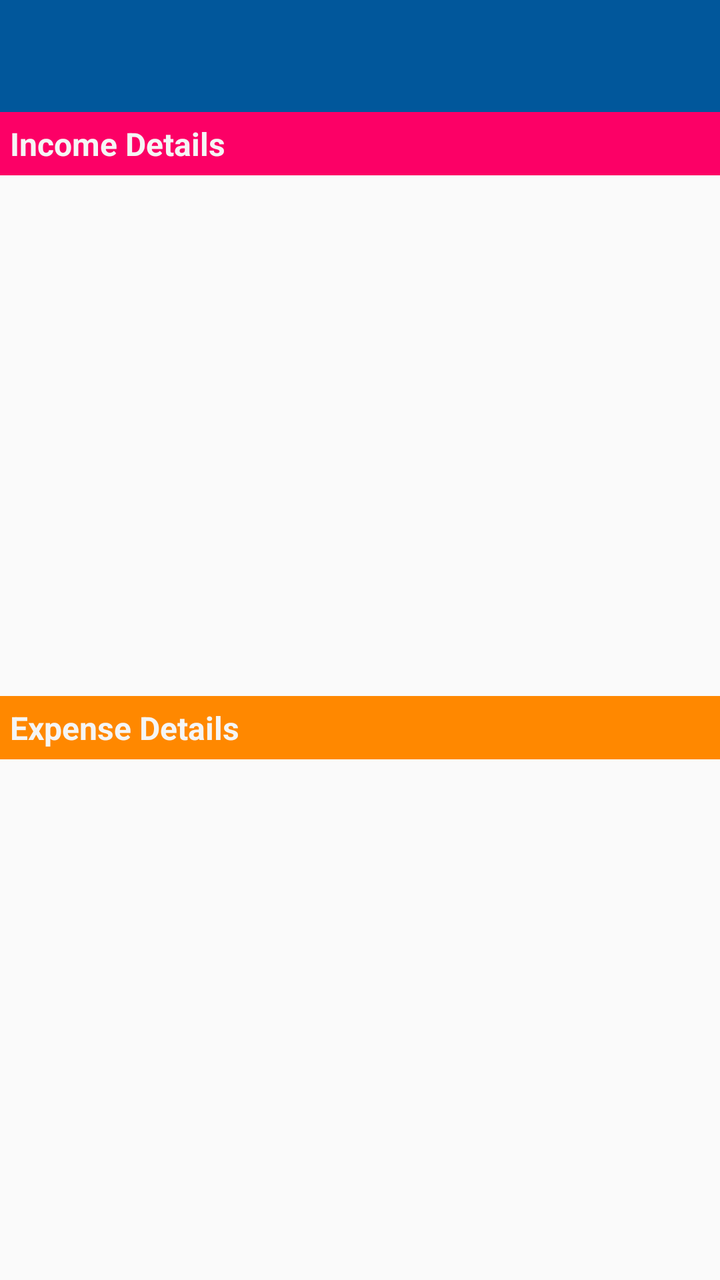
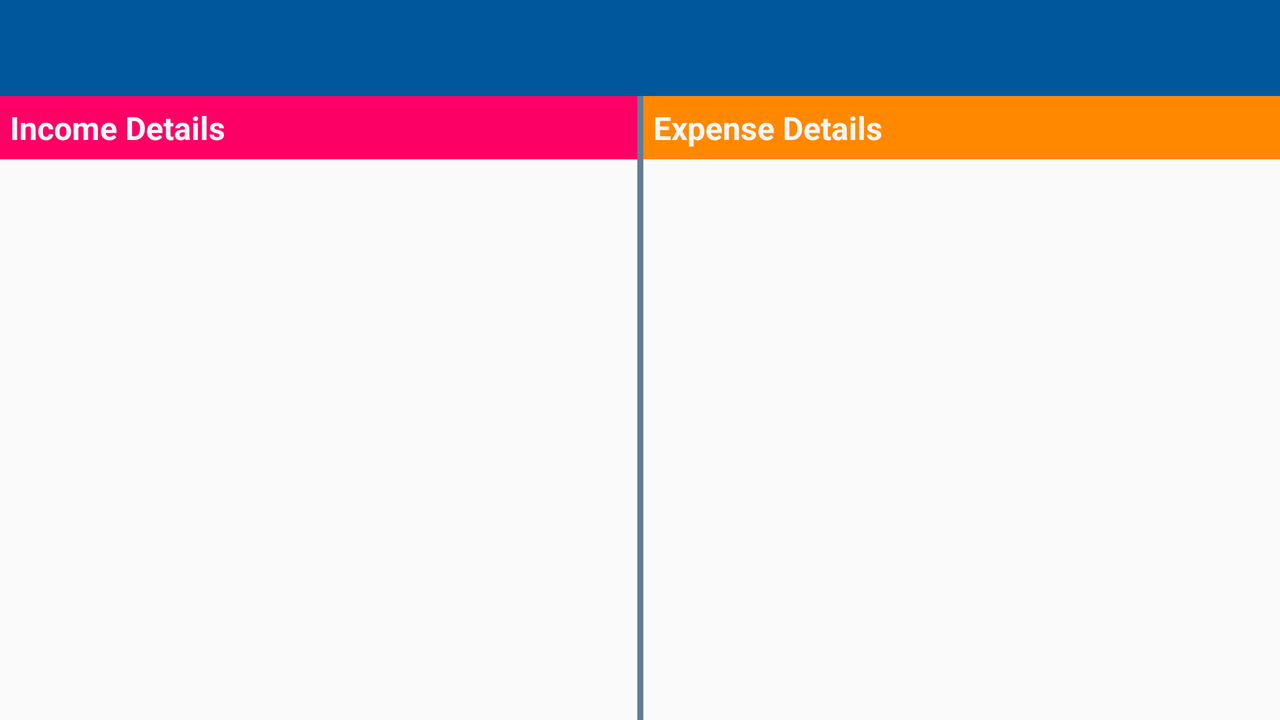

Compare how this app lays out the same screen by default and in its alternative resource folder. The renders come first, then the two layout files and the values they reference.
<!-- AndroidManifest.xml: application theme AppTheme -->
<!-- res/layout/activity_report.xml -->
<?xml version="1.0" encoding="utf-8"?>
<LinearLayout xmlns:android="http://schemas.android.com/apk/res/android"
    xmlns:app="http://schemas.android.com/apk/res-auto"
    xmlns:tools="http://schemas.android.com/tools"
    android:layout_width="match_parent"
    android:layout_height="match_parent"
    android:orientation="vertical"
    android:weightSum="2"
    tools:context="com.mihirzalawadiya.expensemanager.ReportActivity">

    <include layout="@layout/statusbar"/>

    <LinearLayout
        android:layout_width="match_parent"
        android:layout_height="0dp"
        android:layout_weight="1"
        android:orientation="vertical">
        <TextView
            android:layout_width="match_parent"
            android:layout_height="wrap_content"
            android:text="Income Details"
            android:padding="5dp"
            android:textColor="@color/WhiteSmoke"
            android:textSize="16sp"
            android:textStyle="bold"
            android:background="@color/amaranth"/>
        <androidx.recyclerview.widget.RecyclerView
            android:id="@+id/viewIncome"
            android:layout_width="match_parent"
            android:layout_height="wrap_content"
            android:scrollbars="vertical">
            </androidx.recyclerview.widget.RecyclerView>
    </LinearLayout>
    <LinearLayout
        android:layout_width="match_parent"
        android:layout_height="0dp"
        android:layout_weight="1"
        android:orientation="vertical">
        <TextView
            android:layout_width="match_parent"
            android:layout_height="wrap_content"
            android:text="Expense Details"
            android:padding="5dp"
            android:textColor="@color/WhiteSmoke"
            android:textSize="16sp"
            android:textStyle="bold"
            android:background="@color/darkorange"/>
        <androidx.recyclerview.widget.RecyclerView
            android:id="@+id/viewExpense"
            android:layout_width="match_parent"
            android:layout_height="wrap_content"
            android:scrollbars="vertical">
        </androidx.recyclerview.widget.RecyclerView>
    </LinearLayout>
</LinearLayout>
<!-- res/layout/statusbar.xml (included above) -->
<?xml version="1.0" encoding="utf-8"?>
<LinearLayout xmlns:android="http://schemas.android.com/apk/res/android"
    xmlns:app="http://schemas.android.com/apk/res-auto"
    android:orientation="vertical"
    android:layout_width="match_parent"
    android:layout_height="wrap_content">

    <com.google.android.material.appbar.AppBarLayout
        android:layout_width="match_parent"
        android:layout_height="wrap_content"
        android:theme="@style/AppTheme.AppBarOverlay">

        <androidx.appcompat.widget.Toolbar
            android:id="@+id/toolbar"
            android:layout_width="match_parent"
            android:layout_height="?attr/actionBarSize"
            android:background="@color/light_blue_A200"
            android:elevation="4dp"
            android:theme="@style/ThemeOverlay.AppCompat.ActionBar"
            app:popupTheme="@style/AppTheme.PopupOverlay" />

    </com.google.android.material.appbar.AppBarLayout>

</LinearLayout>
<!-- resources referenced by this layout -->
<resources>
  <color name="WhiteSmoke">#F5F5F5</color>
  <color name="amaranth">#FC0066</color>
  <item name="darkorange" type="color">#FFFF8800</item>
  <color name="light_blue_A200">#FF01579B</color>
  <style name="AppTheme.AppBarOverlay" parent="ThemeOverlay.AppCompat.Dark.ActionBar" />
  <style name="AppTheme.PopupOverlay" parent="ThemeOverlay.AppCompat.Light" />
  <style name="AppTheme" parent="Theme.AppCompat.Light.NoActionBar">
          
          <item name="colorPrimary">@color/colorPrimary</item>
          <item name="colorPrimaryDark">@color/cobalt</item>
          <item name="colorAccent">@color/colorAccent</item>
      </style>
  <color name="colorPrimary">#5c5c5c</color>
  <color name="cobalt">#1F4191</color>
  <color name="colorAccent">#FF5252</color>
</resources>
<!-- res/layout-land/activity_report.xml (the author's variant of the layout above) -->
<!-- drawn on the phone turned sideways -->
<?xml version="1.0" encoding="utf-8"?>
<LinearLayout xmlns:android="http://schemas.android.com/apk/res/android"
    xmlns:app="http://schemas.android.com/apk/res-auto"
    xmlns:tools="http://schemas.android.com/tools"
    android:layout_width="match_parent"
    android:layout_height="match_parent"
    android:orientation="vertical"
    tools:context="com.mihirzalawadiya.expensemanager.ReportActivity">

    <include layout="@layout/statusbar"/>

    <LinearLayout
        android:orientation="horizontal"
        android:layout_width="match_parent"
        android:weightSum="2"
        android:layout_height="match_parent">

        <LinearLayout
            android:layout_width="match_parent"
            android:layout_height="match_parent"
            android:layout_weight="1"
            android:orientation="vertical">
            <TextView
                android:layout_width="match_parent"
                android:layout_height="wrap_content"
                android:text="Income Details"
                android:padding="5dp"
                android:textColor="@color/WhiteSmoke"
                android:textSize="16sp"
                android:textStyle="bold"
                android:background="@color/amaranth"/>
            <androidx.recyclerview.widget.RecyclerView
                android:id="@+id/viewIncome"
                android:layout_width="match_parent"
                android:layout_height="wrap_content"
                android:scrollbars="vertical">
            </androidx.recyclerview.widget.RecyclerView>
        </LinearLayout>
        <View
            android:layout_width="3dp"
            android:background="@color/blueGray"
            android:layout_height="match_parent"/>
        <LinearLayout
            android:layout_width="match_parent"
            android:layout_height="match_parent"
            android:layout_weight="1"
            android:orientation="vertical">
            <TextView
                android:layout_width="match_parent"
                android:layout_height="wrap_content"
                android:text="Expense Details"
                android:padding="5dp"
                android:textColor="@color/WhiteSmoke"
                android:textSize="16sp"
                android:textStyle="bold"
                android:background="@color/darkorange"/>
            <androidx.recyclerview.widget.RecyclerView
                android:id="@+id/viewExpense"
                android:layout_width="match_parent"
                android:layout_height="wrap_content"
                android:scrollbars="vertical">
            </androidx.recyclerview.widget.RecyclerView>
        </LinearLayout>

    </LinearLayout>

</LinearLayout>
<!-- resources referenced by the variant -->
<!-- as the phone turned sideways resolves them -->
<resources>
  <color name="WhiteSmoke">#F5F5F5</color>
  <color name="amaranth">#FC0066</color>
  <color name="blueGray">#647C90</color>
  <item name="darkorange" type="color">#FFFF8800</item>
  <color name="light_blue_A200">#FF01579B</color>
  <style name="AppTheme.AppBarOverlay" parent="ThemeOverlay.AppCompat.Dark.ActionBar" />
  <style name="AppTheme.PopupOverlay" parent="ThemeOverlay.AppCompat.Light" />
  <style name="AppTheme" parent="Theme.AppCompat.Light.NoActionBar">
          
          <item name="colorPrimary">@color/colorPrimary</item>
          <item name="colorPrimaryDark">@color/cobalt</item>
          <item name="colorAccent">@color/colorAccent</item>
      </style>
  <color name="colorPrimary">#5c5c5c</color>
  <color name="cobalt">#1F4191</color>
  <color name="colorAccent">#FF5252</color>
</resources>
